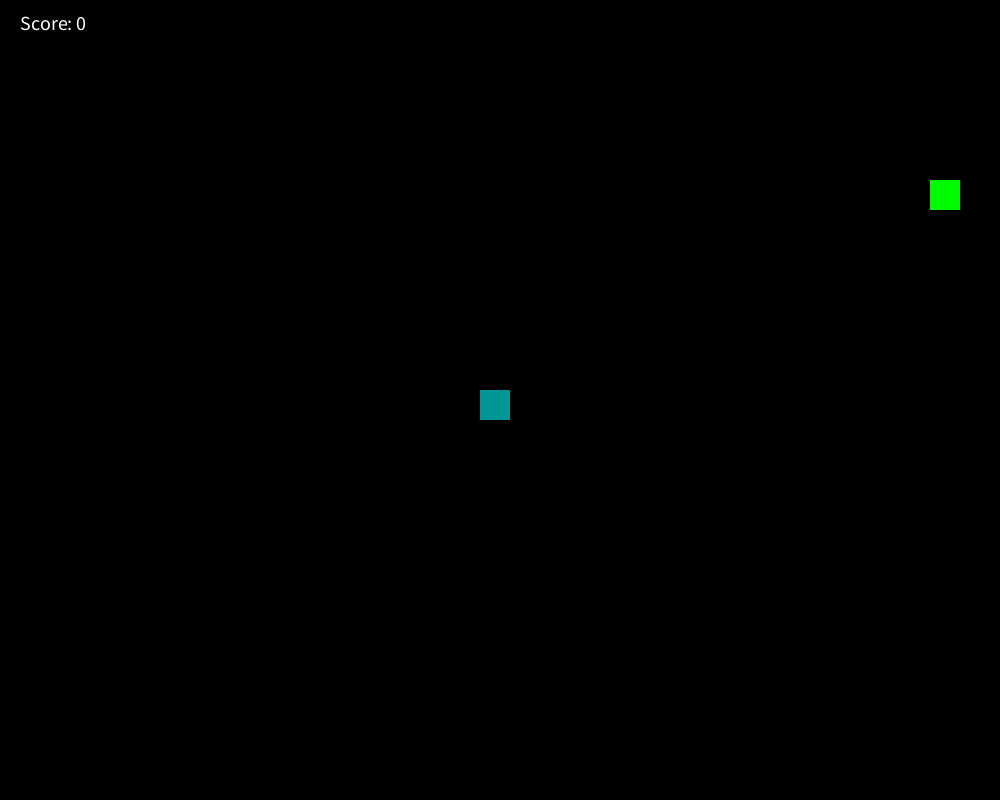
Frame 1 (no input)
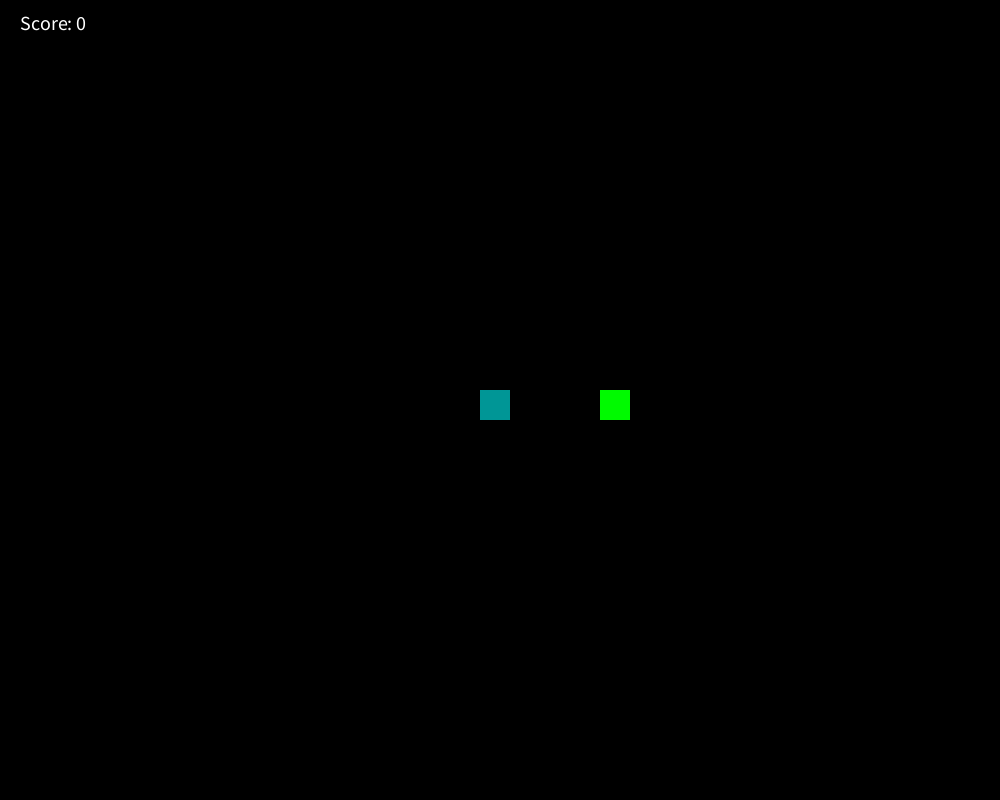
Frame 60 (the mouse pressed at the canvas centre just before this capture)
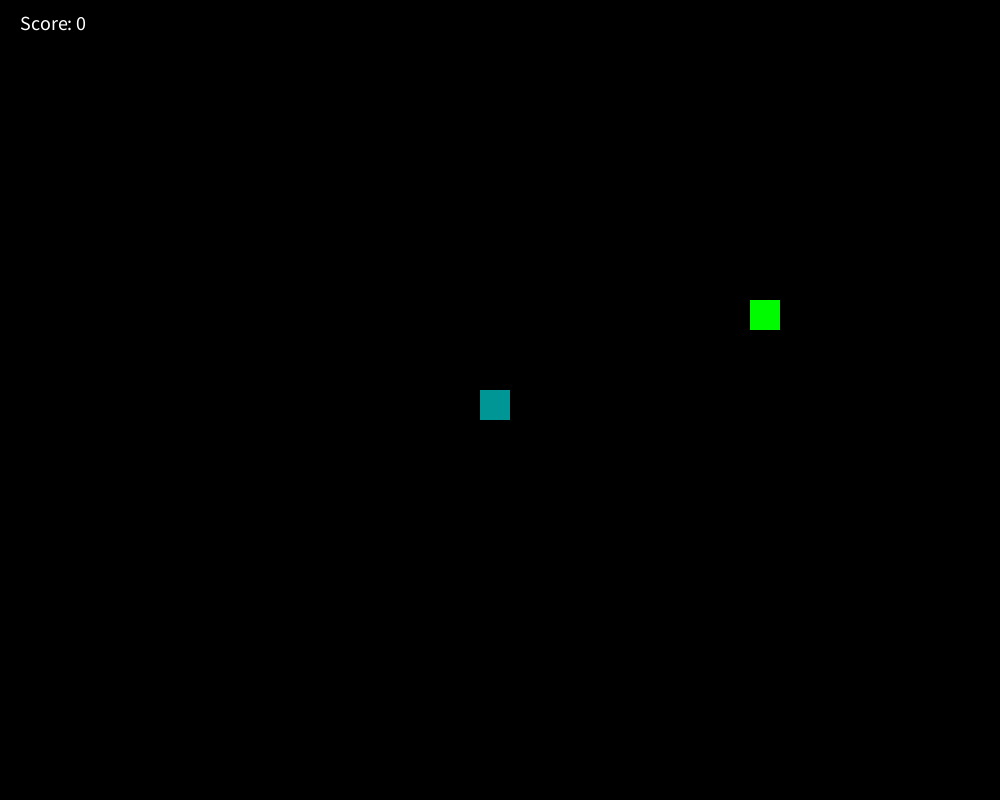
Frame 120 (the mouse held since frame 60 and released just before this capture)

The Processing sketch that drew these frames (run headless with seeded random() and noise(); from frame 60 on, the mouse is pressed at the canvas centre):

// Processing sketch: eindopdracht_i
// ── eindopdracht_i.pde
ArrayList<PVector> snakeTail = new ArrayList<PVector>();
PVector pos;
PVector food;
PVector dir = new PVector(0, 0);
int size = 30;
int w, h;
int len = 5;
int score = 0;

void setup() {
  frameRate(10);
  size(1000, 800);
  w = width / size;
  h = height / size;

  pos = new PVector(w / 2, h / 2);
  food = new PVector(int(random(w)), int(random(h)));

  noStroke();
  fill(0);
}

void draw() {
  background(0);
  drawSnake();
  updateSnake();
  drawFood();
  displayScore();
}

void drawFood() {
  fill(0, 250, 0);
  rect(food.x * size, food.y * size, size, size);
}

void newFood() {
  food = new PVector(int(random(w)), int(random(h)));
}

void drawSnake() {
  fill(0, 150, 150);
  rect(pos.x * size, pos.y * size, size, size);
  for (int i = 0; i < snakeTail.size(); i++) {
    rect(snakeTail.get(i).x * size, snakeTail.get(i).y * size, size, size);
  }
}

void updateSnake() {
  fill(0, 150, 150);
  snakeTail.add(new PVector(pos.x, pos.y));
  while (snakeTail.size() > len) {
    snakeTail.remove(0);
  }
  pos.add(dir);

  if (pos.x == food.x && pos.y == food.y) {
    newFood();
    len += 1;
    score += 10;
  }

  for (int i = 0; i < snakeTail.size(); i++) {
    if (pos.x == snakeTail.get(i).x && pos.y == snakeTail.get(i).y) {
      resetGame();
    }
  }

  if (pos.x < 0) {
    pos.x = w - 1;
  }
  if (pos.x > w) {
    pos.x = 0;
  }
  if (pos.y < 0) {
    pos.y = h - 1;
  }
  if (pos.y > h) {
    pos.y = 0;
  }
}

void resetGame() {
  len = 5;
  pos = new PVector(w / 2, h / 2);
  newFood();
  snakeTail = new ArrayList<PVector>();
  dir = new PVector(0, 0);
  score = 0; 
}

void displayScore() {
  fill(255);
  textSize(20);
  text("Score: " + score, 20, 30);
}

void keyPressed() {
  if (key == CODED) {
    if (keyCode == UP) {
      dir = new PVector(0, -1);
    }
    if (keyCode == DOWN) {
      dir = new PVector(0, 1);
    }
    if (keyCode == RIGHT) {
      dir = new PVector(1, 0);
    }
    if (keyCode == LEFT) {
      dir = new PVector(-1, 0);
    }
  }
}
